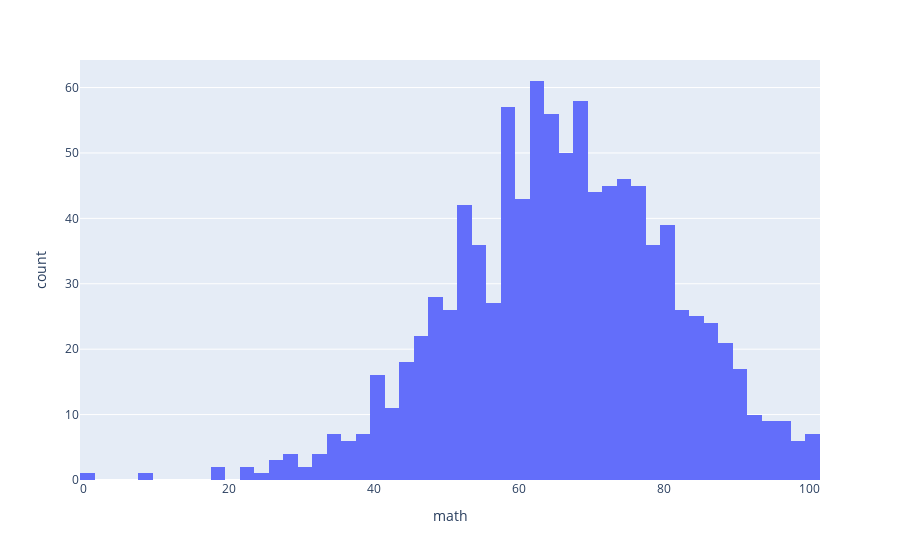

Write notebook code for a chart like this one.
### Code cell
fig = px.histogram(data, x="math") # crear un histograma
fig.show() # crear gráfico de dispersión

### Figure 1 — Plotly figure (JSON) as saved in the notebook; plotly's stock layout.template omitted (floating-point values rounded to 4 significant figures; data arrays with more than 128 entries replaced by an {"elided": "..."} marker saying what was removed)
{"data": [{"alignmentgroup": "True", "bingroup": "x", "hovertemplate": "math=%{x}<br>count=%{y}<extra></extra>", "legendgroup": "", "marker": {"color": "#636efa", "pattern": {"shape": ""}}, "name": "", "offsetgroup": "", "orientation": "v", "showlegend": false, "type": "histogram", "x": {"elided": "1000 int values"}, "xaxis": "x", "yaxis": "y"}], "layout": {"barmode": "relative", "legend": {"tracegroupgap": 0}, "margin": {"t": 60}, "xaxis": {"anchor": "y", "domain": [0, 1], "title": {"text": "math"}}, "yaxis": {"anchor": "x", "domain": [0, 1], "title": {"text": "count"}}}}
